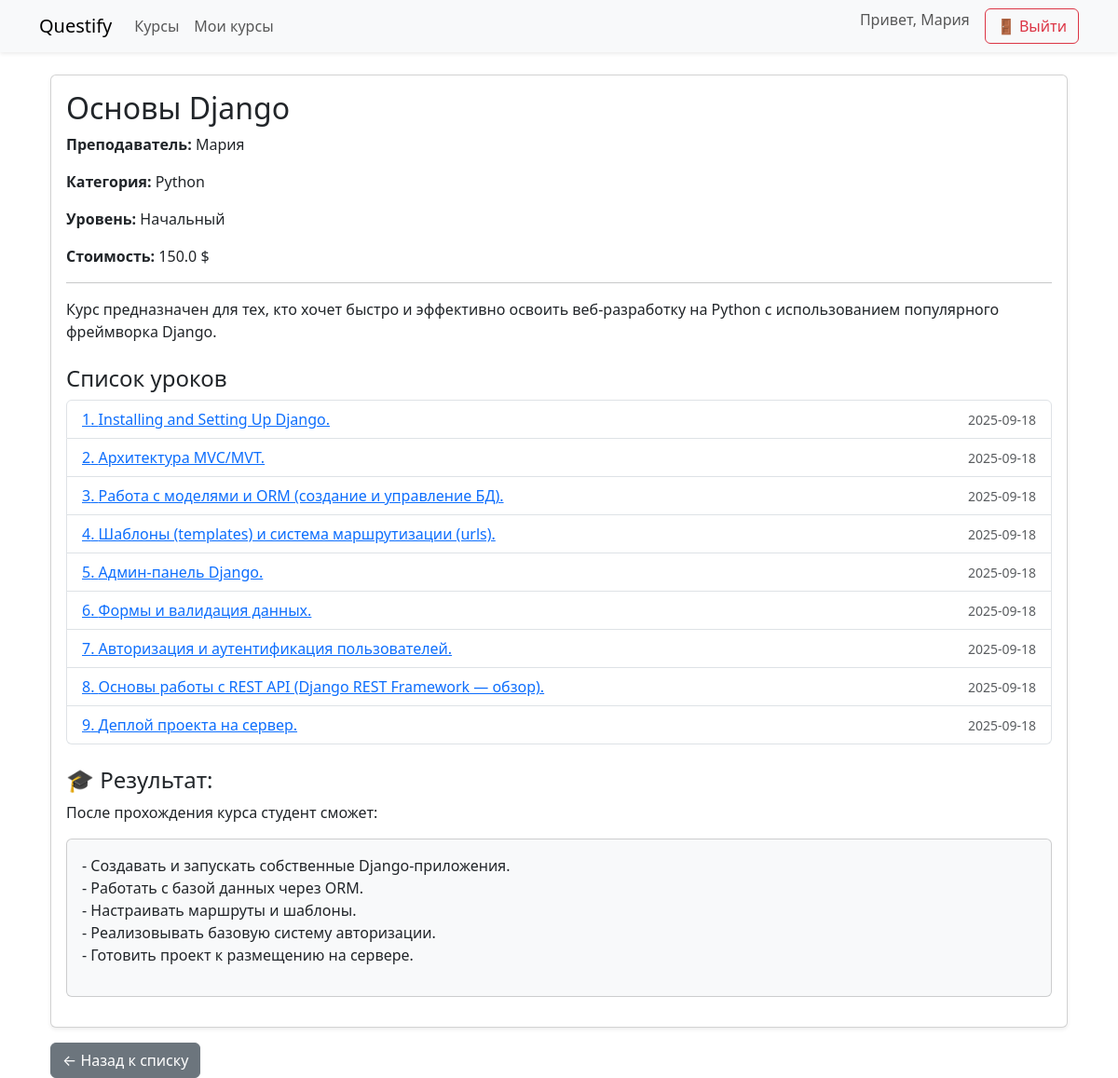
Screenshot of /course/course/1/ (signed in) with the database file from the repository.
### users/models.py (models this page shows, shortened)
class CustomUser(AbstractUser):
    ROLE_CHOICES = [
        ('admin', 'Админ'),
        ('teacher', 'Преподаватель'),
        ('student', 'Студент'),
    ]
    role = models.CharField(max_length=20, choices=ROLE_CHOICES, default='student')

### course/models/course.py (models this page shows, shortened)
class Course(models.Model):
    class LevelChoices(models.IntegerChoices):
        BEGINNER = 1, "Начальный"
        INTERMEDIATE = 2, "Средний"
        ADVANCED = 3, "Продвинутый"
    title = models.CharField(max_length=200, verbose_name="Название", help_text="Название курса")
    description = models.TextField(null=True, verbose_name="Описание", blank=True)
    price = models.FloatField(null=True, verbose_name="Цена", blank=True)
    published = models.DateTimeField(db_index=True, verbose_name="Опубликовано", default=timezone.now)
    level = models.SmallIntegerField("Уровень сложности", choices=LevelChoices.choices, default=LevelChoices.BEGINNER)
    outcome = models.TextField(blank=True, null=True, help_text="Что студент сможет после прохождения курса")
    teacher = models.ForeignKey(settings.AUTH_USER_MODEL, on_delete=models.CASCADE, limit_choices_to={'role': 'teacher'}, default=1)
    category = models.ManyToManyField(Category, verbose_name="Категория", blank=True)
    students = models.ManyToManyField(CustomUser, related_name="enrolled_courses", blank=True)
    class Meta:
        verbose_name_plural = "Курсы"
        verbose_name = "Курс"
        ordering = ['-published']
        unique_together = ["title", "teacher"]
        get_latest_by = "published"

class Category(models.Model):
    name = models.CharField("Название категории", max_length=30, unique=True)
    class Meta:
        verbose_name = "Категория"
        verbose_name_plural = "Категории"

### course/models/lesson.py (models this page shows, shortened)
class Lesson(models.Model):
    course = models.ForeignKey(Course, on_delete=models.CASCADE, related_name="lessons",verbose_name="Курс")
    title = models.CharField("Название урока", max_length=200)
    content = models.TextField("Содержание урока", blank=True, null=True)
    order = models.PositiveIntegerField("Порядковый номер урока", default=1)
    published = models.DateTimeField("Дата публикации", default=timezone.now)
    class Meta:
        verbose_name = "Урок"
        verbose_name_plural = "Уроки"
        ordering = ["order"]

### course/views.py (the view)
# urls.py: path('course/<int:pk>/', CourseDetailView.as_view(), name='course_detail'),
class CourseDetailView(DetailView):
    model = Course
    template_name = "course/course_detail.html"
    context_object_name = "course"

### course/templates/course/course_detail.html (shortened to what this page needs)
{% extends "base.html" %}
{% block content %}
<div class="container mt-4">
  <div class="card shadow-sm">
    <div class="card-body">
      <h2 class="card-title">{{ course.title }}</h2>
      <p><strong>Преподаватель:</strong> {{ course.teacher }}</p>
      <p><strong>Категория:</strong>
        {% for cat in course.category.all %}
          {{ cat.name }}{% if not forloop.last %}, {% endif %}
        {% empty %}
          Нет
        {% endfor %}
      </p>
      <p><strong>Уровень:</strong> {{ course.get_level_display }}</p>
      <p><strong>Стоимость:</strong> {{ course.price }} $</p>
      <hr>
      <p>{{ course.description }}</p>
      <h4 class="mt-4">Список уроков</h4>
      <ul class="list-group">
        {% for lesson in course.lessons.all %}
          <li class="list-group-item d-flex justify-content-between align-items-center">
            <div>
              {% if user.is_authenticated and user.is_superuser or course.teacher == user or user in course.students.all %}
                <a href="{% url 'course:lesson_detail' course.pk lesson.pk %}">
                  {{ lesson.order }}. {{ lesson.title }}
                </a>
              {% else %}
                <span>{{ lesson.order }}. {{ lesson.title }}</span>
              {% endif %}
            </div>
            <small class="text-muted">{{ lesson.published|date:"Y-m-d" }}</small>
          </li>
        {% empty %}
          <li class="list-group-item">Уроков пока нет.</li>
        {% endfor %}
      </ul>
      {% if course.outcome %}
        <h4 class="mt-4">🎓 Результат:</h4>
        <p>После прохождения курса студент сможет:</p>
        <div class="card p-3 bg-light mb-3">
          {{ course.outcome|linebreaks }}
        </div>
      {% endif %}
    </div>
  </div>
  <a href="{% url 'course:course_list' %}" class="btn btn-secondary mt-3">← Назад к списку</a>
</div>
{% endblock %}

### templates/base.html (shortened to what this page needs)
<!DOCTYPE html>
<html lang="ru">
<head>
    <link href="https://cdn.jsdelivr.net/npm/bootstrap@5.3.0/dist/css/bootstrap.min.css" rel="stylesheet">
</head>
<body>
<nav class="navbar navbar-expand-lg navbar-light bg-light shadow-sm">
  <div class="container">
    <a class="navbar-brand" href="{% url 'home' %}">Questify</a>
    <div class="collapse navbar-collapse" id="navbarNav">
      <ul class="navbar-nav me-auto">
        <li class="nav-item">
          <a class="nav-link" href="{% url 'course:course_list' %}">Курсы</a>
        </li>
        {% if user.is_authenticated %}
          {% if user.role == 'teacher' %}
            <li class="nav-item">
              <a class="nav-link" href="{% url 'user_dashboard' %}">Мои курсы</a>
            </li>
          {% endif %}
        {% endif %}
      </ul>
      <ul class="navbar-nav ms-auto">
        {% if user.is_authenticated %}
          <li class="nav-item">
            <span class="navbar-text me-3">Привет, {{ user.get_full_name|default:user.username }}</span>
          </li>
          <li class="nav-item">
            <form method="post" action="{% url 'logout' %}" style="display:inline;">
             <button type="submit" class="btn btn-outline-danger">
             🚪 Выйти
             </button>
            </form>
          </li>
        {% endif %}
      </ul>
    </div>
  </div>
</nav>
<div class="container mt-4">
    {% block content %}{% endblock %}
</div>
</body>
</html>

### rows the page displays
CustomUser: get_full_name "Мария"
Course: title "Основы Django", teacher "Мария", level "Начальный", price "150.0", description "Курс предназначен для тех, кто хочет быстро и эффективно освоить веб-разработку на Python с использованием популярного фреймворка Django.", outcome "- Создавать и запускать собственные Django-приложения. - Работать с базой данных через ORM. - Настраивать маршруты и шаблоны. - Реализовывать базовую систему авторизации. - Готовить проект к размещению на сервере."
Category: name "Python"
Lesson: order "1", title "Installing and Setting Up Django.", published "2025-09-18"
Lesson: order "2", title "Архитектура MVC/MVT.", published "2025-09-18"
Lesson: order "3", title "Работа с моделями и ORM (создание и управление БД).", published "2025-09-18"
Lesson: order "4", title "Шаблоны (templates) и система маршрутизации (urls).", published "2025-09-18"
Lesson: order "5", title "Админ-панель Django.", published "2025-09-18"
Lesson: order "6", title "Формы и валидация данных.", published "2025-09-18"
Lesson: order "7", title "Авторизация и аутентификация пользователей.", published "2025-09-18"
Lesson: order "8", title "Основы работы с REST API (Django REST Framework — обзор).", published "2025-09-18"
Lesson: order "9", title "Деплой проекта на сервер.", published "2025-09-18"
